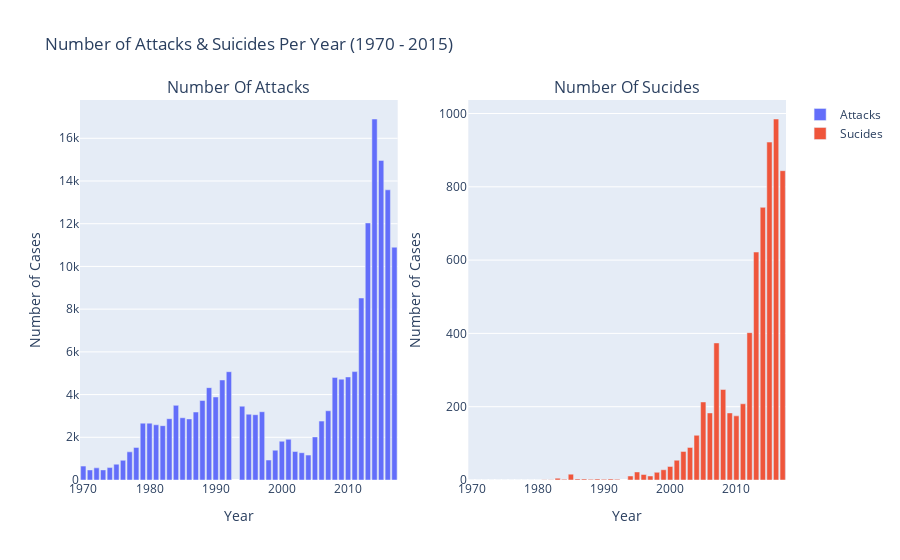

Source (notebook cell):
### Markdown cell above
### Q5  - Number of Attacks & Suicides Per Year (1970 - 2015)

### Code cell
# Create subplots with 1 row and 1 column
suicide_year = data.groupby('iyear')['suicide'].sum().reset_index()

fig4 = make_subplots(rows = 1 , cols = 2 , subplot_titles = ("Number Of Attacks", "Number Of Sucides"))

attacks_per_year = go.Bar(x = all_attacks['iyear'] , y = all_attacks['eventid'] , name = 'Attacks')
suicide_per_year = go.Bar(x = suicide_year['iyear'] , y = suicide_year['suicide'] , name = 'Sucides')


fig4.add_trace(attacks_per_year ,  row = 1 , col = 1)
fig4.add_trace(suicide_per_year ,  row = 1 , col = 2)




fig4.update_layout(barmode = 'group' , title_text = "Number of Attacks & Suicides Per Year (1970 - 2015)")
fig4.update_xaxes(title_text = "Year")
fig4.update_yaxes(title_text = "Number of Cases" , secondary_y = False)

fig4.show()

### Figure 1 — Plotly figure (JSON) as saved in the notebook; plotly's stock layout.template omitted (floating-point values rounded to 4 significant figures)
{"data": [{"name": "Attacks", "type": "bar", "x": [1970, 1971, 1972, 1973, 1974, 1975, 1976, 1977, 1978, 1979, 1980, 1981, 1982, 1983, 1984, 1985, 1986, 1987, 1988, 1989, 1990, 1991, 1992, 1994, 1995, 1996, 1997, 1998, 1999, 2000, 2001, 2002, 2003, 2004, 2005, 2006, 2007, 2008, 2009, 2010, 2011, 2012, 2013, 2014, 2015, 2016, 2017], "xaxis": "x", "y": [651, 471, 568, 473, 581, 740, 923, 1319, 1526, 2662, 2662, 2586, 2544, 2870, 3495, 2915, 2860, 3183, 3721, 4324, 3887, 4683, 5071, 3456, 3081, 3058, 3197, 934, 1395, 1814, 1906, 1333, 1278, 1166, 2017, 2758, 3242, 4805, 4721, 4826, 5076, 8522, 12036, 16903, 14965, 13587, 10900], "yaxis": "y"}, {"name": "Sucides", "type": "bar", "x": [1970, 1971, 1972, 1973, 1974, 1975, 1976, 1977, 1978, 1979, 1980, 1981, 1982, 1983, 1984, 1985, 1986, 1987, 1988, 1989, 1990, 1991, 1992, 1994, 1995, 1996, 1997, 1998, 1999, 2000, 2001, 2002, 2003, 2004, 2005, 2006, 2007, 2008, 2009, 2010, 2011, 2012, 2013, 2014, 2015, 2016, 2017], "xaxis": "x2", "y": [0, 0, 0, 0, 0, 0, 0, 0, 0, 0, 0, 1, 1, 5, 2, 16, 3, 3, 2, 3, 2, 3, 2, 11, 22, 15, 11, 21, 28, 37, 54, 78, 89, 122, 213, 183, 374, 247, 183, 175, 208, 402, 622, 744, 922, 985, 844], "yaxis": "y2"}], "layout": {"annotations": [{"font": {"size": 16}, "showarrow": false, "text": "Number Of Attacks", "x": 0.225, "xanchor": "center", "xref": "paper", "y": 1, "yanchor": "bottom", "yref": "paper"}, {"font": {"size": 16}, "showarrow": false, "text": "Number Of Sucides", "x": 0.775, "xanchor": "center", "xref": "paper", "y": 1, "yanchor": "bottom", "yref": "paper"}], "barmode": "group", "title": {"text": "Number of Attacks & Suicides Per Year (1970 - 2015)"}, "xaxis": {"anchor": "y", "domain": [0, 0.45], "title": {"text": "Year"}}, "xaxis2": {"anchor": "y2", "domain": [0.55, 1], "title": {"text": "Year"}}, "yaxis": {"anchor": "x", "domain": [0, 1], "title": {"text": "Number of Cases"}}, "yaxis2": {"anchor": "x2", "domain": [0, 1], "title": {"text": "Number of Cases"}}}}
